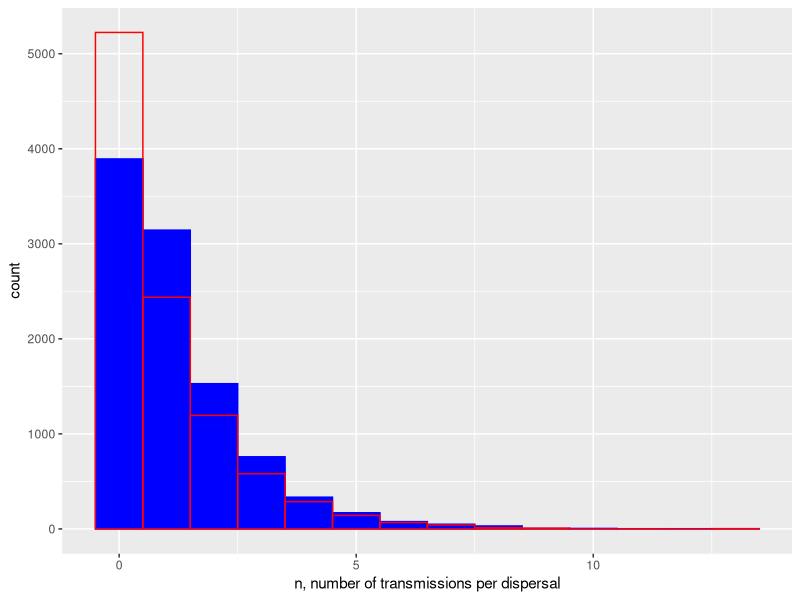

Reproduce this figure in R. (Note: this script raises an error after producing the figure.)

##############################################################
##### RECREATION OF MARCOV CHAIN BY DONNELLY ET AL. 2019 #####
##############################################################

rm(list = ls())
library(ggplot2)

## function to simulate feeding dispersal of one aphid, starting with flight and ending with feeding
feeding_dispersal <- function(I, v, w, e) {
  
  S <- 1 - I
  i_hat <- (v*I)/(S + v*I)
  
  states <- c("probeS", "probeI", "feedS", "feedI", "flight")
  
  transition_matrix <- matrix(c(((1-w)*(1-i_hat)), ((1-w)*i_hat), w, 0,   0,
                                (1-e*w)*(1-i_hat), (1-e*w)*i_hat, 0, e*w, 0,
                                0,                 0,             1, 0,   0,
                                0,                 0,             0, 1,   0,
                                1-i_hat,           i_hat,         0, 0,   0),
                              nrow = 5, byrow=T,
                              dimnames = list(states))
  
  state <- "flight"
  state_changes <- "flight"
  transmissions <- 0
  feeding <- F
  
  ## MARKOV CHAIN ##
  while (feeding == F) {
    
    
    if (state == "flight") {
      
      # use transition matrix to work out new state of markov chain
      state <- sample(states, 1, replace=T, prob = transition_matrix["flight",])
    }
    
    else if (state == "probeI") {
      
      state <- sample(states, 1, replace=T, prob = transition_matrix["probeI",])
      
      if (state == "probeS") {
        transmissions <- transmissions + 1 # probeI -> probeS means transmission has taken place
      }
      else if (state == "feedI") {
        feeding <- T
      }
    }
    
    else if (state == "probeS") {
      
      state <- sample(states, 1, replace=T, prob = transition_matrix["probeS",])
      
      if (state == "feedS") {
        feeding <- T
      }
    }
    
    # add state to vector of all states
    state_changes <- c(state_changes, state)
  }
  #print(state_changes)
  #length(state_changes)
  
  return(transmissions)
}



## runs num_runs feeding dispersals and returns number of transmissions per dispersal
run_simulations <- function(num_runs, I, v, w ,e) {
  
  transmission_results <- data.frame(num_transmissions = vector(length=num_runs))
  
  for (run in 1:num_runs) {
    transmission_results[run,] <- feeding_dispersal(I, v, w, e)
  }
  
  return(transmission_results)
}



## runs num_runs feeding dispersals where the num transmissions feeds back into number infected plants
## and returns number of transmissions per dispersal + num infected at each step
run_simulations_feedback <- function(num_runs, init_I, num_plants, v, w, e) {
  
  # initialise results dataframe
  transmission_results <- data.frame(time = 1:num_runs,
                                     num_transmissions = vector(length = num_runs),
                                     freq_I = vector(length = num_runs))
  I <- init_I
  
  for (run in 1:num_runs) {
    
    num_transmissions <- feeding_dispersal(I, v, w, e)
    transmission_results[run, 2:3] <- c(num_transmissions, I)
    I <- (I*num_plants + num_transmissions)/num_plants # update I: convert to number from freq, add transmissions from dispersal, convert back to freq
    if (I > 1) {
      transmission_results <- transmission_results[-(run+1):num_runs,] # remove empty rows from end of dataframe
      break
    }
  }
  
  #hist(transmission_results, xlab = "Number of transmissions per feeding dispersal")
  return(transmission_results)
}


v <- 1.2
I <- 0.5
w <- 0.2
e <- 0.8
i_hat <- (v*I)/(1-I + v*I)

result <- run_simulations(10000, I=I, v=v, w=w, e=e)

# plot expected geometric distribution (model is zero-deflated), p = probability of success = probability of feeding = 1-prob of probing = 1-P_Sk
s_hat <- 1-i_hat
P_Sk <- ((1-w)*(1-e*w)*i_hat*s_hat)/((1-(1-e*w)*i_hat)*(1-(1-w)*s_hat)) # from Donnelly 2019, Appendix 1, Eq S8

geom_dist_points <- data.frame(rgeom(n = 10000, p = 1-P_Sk))
names(geom_dist_points) <- "num_transmissions"

ggplot(data.frame(result), aes(x = num_transmissions)) + 
  geom_histogram(binwidth = 1, fill="blue", color="blue") +
  geom_histogram(data = geom_dist_points, aes(x = num_transmissions), binwidth = 1, fill=NA, color="red") +
  labs(x="n, number of transmissions per dispersal")
  
### now run simulations with feedback on I
num_plants <- 3000
I <- 2/num_plants

feedback_result <- run_simulations_feedback(10000, init_I=I, num_plants=num_plants, v=v, w=w, e=e)

ggplot(data=feedback_result, aes(x = num_transmissions)) + 
  geom_histogram(binwidth = 1, fill="green", color="green") +
  geom_histogram(data = geom_dist_points, aes(x = num_transmissions), binwidth = 1, fill=NA, color="red") +
  labs(x="n, number of transmissions per dispersal")
ggplot(feedback_result, aes(x = time, y = freq_I)) +
  geom_point()
